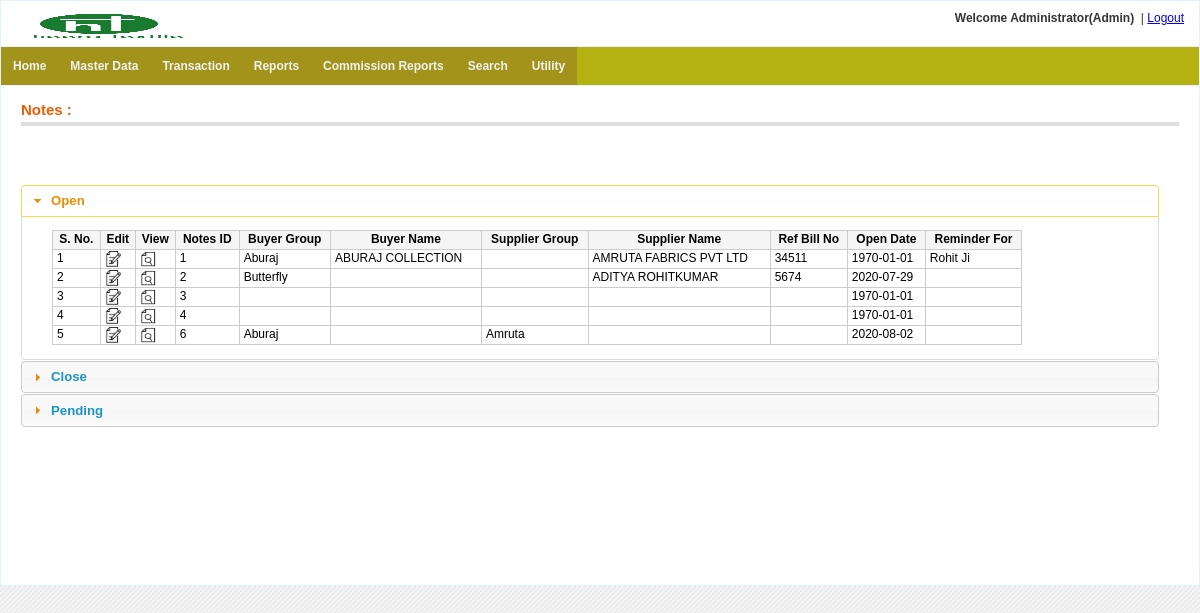
Screenshot of /notes/index.php (signed in) with the database file from the repository.
### tables this page shows
CREATE TABLE `menu` (
  `menu_id` int(11) NOT NULL auto_increment,
  `menu_name` varchar(255) NOT NULL,
  `parent_id` int(11) NOT NULL default '0' COMMENT '0 if menu is root level or menuid if this is child on any menu',
  `link` varchar(255) NOT NULL,
  `status` enum('0','1') NOT NULL default '1' COMMENT '0 for disabled menu or 1 for enabled menu',
  `user_role` varchar(20) NOT NULL default '',
  PRIMARY KEY  (`menu_id`)
);

CREATE TABLE `notes_main` (
  `notes_main_id` bigint(20) NOT NULL auto_increment,
  `notes_open_date` date NOT NULL default '1970-01-01',
  `notes_open_till` date NOT NULL default '2030-01-01',
  `notes_close_date` date NOT NULL default '2030-01-01',
  `reminder_for` varchar(20) NOT NULL default '',
  `supplier_group` int(10) NOT NULL default '0',
  `buyer_group` int(10) NOT NULL default '0',
  `supplier_code` int(10) NOT NULL default '0',
  `buyer_code` int(10) NOT NULL default '0',
  `ref_bill_number` varchar(10) NOT NULL default '',
  `status` varchar(10) NOT NULL default '',
  `delete_tag` varchar(10) default 'FALSE',
  `create_user` varchar(20) NOT NULL default '',
  `create_date` datetime NOT NULL default '1970-01-01 00:00:00',
  `last_update_user` varchar(20) NOT NULL default '',
  `last_update_date` datetime NOT NULL default '1970-01-01 00:00:00',
  `delete_user` varchar(20) NOT NULL default '',
  `delete_date` datetime NOT NULL default '1970-01-01 00:00:00',
  PRIMARY KEY  (`notes_main_id`)
);

### includes/settings.php (called while the page is built, shortened)
<?php
$host=$_SERVER["HTTP_HOST"];
if(false) {
		$web_path="http://malwainfotech.com/Textile/";
	}
 else {
	$web_path="http://$host/HTextile/";
}
?>

### notes/index.php (the view, shortened to what this page needs)
<?php include("../includes/check_session.php");
?>
<?php
$con=get_connection();
$sql="select * from txt_company where delete_tag='FALSE' order by company_id ASC";
$result=mysqli_query($con,$sql);
$company_array=array("Value"=>"Key");
while($rs=mysqli_fetch_array($result))
{
  $com_array=array($rs['firm_name']=>$rs['company_id']);
  $company_array=array_merge($company_array,$com_array);
}
$sql="select * from txt_group_master  order by group_id ASC";
$result=mysqli_query($con,$sql);
$group_array=array("Value"=>"Key");
while($rs=mysqli_fetch_array($result))
{
  $grp_array=array($rs['group_name']=>$rs['group_id']);
  $group_array=array_merge($group_array,$grp_array);
}
?>
<!DOCTYPE html PUBLIC "-//W3C//DTD XHTML 1.0 Transitional//EN" "http://www.w3.org/TR/xhtml1/DTD/xhtml1-transitional.dtd">
<html xmlns="http://www.w3.org/1999/xhtml">
<head>
<link href="<?php echo $web_path; ?>css/style.css" rel="stylesheet" type="text/css" />
	<link type="text/css" href="<?php echo $web_path; ?>jqry/css/ui-lightness/jquery-ui-1.8.2.custom.css" rel="stylesheet" />
</head>
<body>
<table width="100%" border="5" align="center" style="border:1px solid #e5f1f8;background-color:#FFFFFF">
  <tr>
    <td><?php include("../includes/header.php"); ?></td>
  </tr>
  <tr>
    <td><?php include("../includes/menu.php"); ?></td>
  </tr>
  <tr>
    <td height="326" valign="top">
    <table width="100%" align="center" cellpadding="0" cellspacing="0" border="0">
                        <tr>
                            <td valign="top">
 <div class="content_padding">
    <div class="content-header">
            <table width="100%"><tr><td><h3>Notes :</h3></td>
            </tr>
            </table>
            </div>
            </div>
                          </td>
        </tr>
        <tr><td  >
            <div id="accordion" style="background:none;  width:95%; display:inline-block; padding:20px;">
				   <?php
						$arr=array('Open','Close','Pending');
					$arr_length=count($arr);
					for ($a=0;$a<$arr_length;$a++) {
				?>
              		<div>
						<h3><a href="#"><?php echo $arr[$a]; ?></a></h3>
            	    	<div style="background:none; color:#000000">
        <table width="90%" align="center" class="tbl_border">
		<tr>
		<th>S. No.</th>
    <th>Edit</th>
    <th>View</th>
    <th>Notes ID</th>
		<th>Buyer Group</th>
        <th>Buyer Name</th>
        <th>Supplier Group</th>
        <th>Supplier Name</th>
        <th>Ref Bill No</th>
        <th>Open Date</th>
		<th>Reminder For</th>
    </tr>
    <?php
    $sql="select * from notes_main where delete_tag='FALSE' AND status='".$arr[$a]."' order by notes_main_id ASC";
    $result=mysqli_query($con,$sql);
    $count=0;
    while($rs=mysqli_fetch_array($result))
    {
      $notes_main_id=$rs['notes_main_id'];
      echo "<tr>";
      echo "<td>".++$count."</td>";
      echo "<td><a href='edit_notes.php?notes_main_id=$notes_main_id'><img src='../images/noun_project_edit_1.png' height='16' width='16' border='0' title='Edit' /></a></td>";
      echo "<td><a href='view_notes.php?notes_main_id=$notes_main_id'><img src='../images/noun_project_preview_1.png' height='16' width='16' border='0' title='View' /></a></td>";
      echo "<td>".$notes_main_id."</td>";
      echo "<td>".array_search($rs['buyer_group'],$group_array)."</td>";
      echo "<td>".array_search($rs['buyer_code'],$company_array)."</td>";
      echo "<td>".array_search($rs['supplier_group'],$group_array)."</td>";
      echo "<td>".array_search($rs['supplier_code'],$company_array)."</td>";
      echo "<td>".$rs['ref_bill_number']."</td>";
      echo "<td>".$rs['notes_open_date']."</td>";
      echo "<td>".$rs['reminder_for']."</td>";
      echo "</tr>";
      }
    ?>
        </table>
    </div>
    </div>
 <?php } ?>
 </div>
 <table width="100%" border="0" cellspacing="0" cellpadding="0">
                <tr>
                  <td width="518" height="138" valign="top">
                   </td>
                  </tr>
              </table>
        </td></tr>
    </table>
    </td>
  </tr>
</table>
</body>
</html>

### includes/menu.php
<?php
$con=get_connection();
?>
<?php
function get_menu_tree($parent_id,$web_path)
{
  global $con;
  $role_id="";
  if(isset($_SESSION['ROLEID'])){
    $role_id=$_SESSION['ROLEID'];
  }
  $menu = "";
    $sqlquery = " SELECT * FROM menu where status='1' and parent_id='$parent_id' and user_role='$role_id' ";
	$res=mysqli_query($con,$sqlquery);
    while($row=mysqli_fetch_array($res,MYSQLI_ASSOC))
	{
           $menu .="<li><a href='".$web_path.$row['link']."?menu_id=".$row['menu_id']."'>".$row['menu_name']."</a>";
		   $menu .= "<ul>".get_menu_tree($row['menu_id'],$web_path)."</ul>";
 		   $menu .= "</li>";
    }
    return $menu;
}
?>
<ul class="main-navigation">
<?php echo get_menu_tree(0,$web_path); ?>
</ul>

### Htextile/css/style.css (style rules this page uses)
body { margin-left: 0px; margin-top: 0px; margin-right: 0px; margin-bottom: 0px; font-family: Arial, Verdana, Helvetica, sans-serif; font-size: 12px; color: #333333; background-color: #ffffff; background-color: #D4D3D3; background-color: #E8E8DC; background-image: url(images/bg-body.jpg); }
.tbl_border { border: 1px solid #cccccc; border-collapse: collapse; padding: 1px 4px; margin: 1px; }
.tbl_border td { border: 1px solid #cccccc; border-collapse: collapse; padding: 1px 4px; }
.tbl_border th { border: 1px solid #cccccc; background-color: #F5F5F5; border-collapse: collapse; padding: 1px 4px; margin: 1px; }
table { border-collapse: collapse; }
.tbl_border2 td, th { border: 1px solid #cccccc; border-collapse: collapse; padding: 10px; margin: 1px; }
.content-header { margin-bottom: 18px; border-bottom: 4px solid #dfdfdf; padding-bottom: .25em; margin-top: 10px; }
.content-header h3 { color: #EB5E00; float: left; font-size: 1.25em; line-height: 1.2em; margin: 0.3em 0.5em 0 0; }
.content_padding { padding: 0 20px 20px 20px; }
ul { list-style: none; padding: 0; margin: 0; background: #b4b213; position: relative; z-index: 1; }
ul li { display: block; position: relative; float: left; background: #a2941b; }
ul li a { display: block; padding: 1em; text-decoration: none; white-space: nowrap; color: #f2f2f2; font: bold 12px Arial, sans-serif; }
ul:before, ul:after { content: " "; display: table; }
ul:after { clear: both; }

### notes/index.php (style rules this page uses)
* { margin:0; padding:0; }
table,th,td { border-collapse:collapse; font-size:12px; }

### rows the page displays
menu: menu_name "Home"
menu: menu_name "Master Data"
menu: menu_name "Transaction"
menu: menu_name "Reports"
menu: menu_name "Commission Reports"
menu: menu_name "Search"
menu: menu_name "Utility"
notes_main: notes_main_id "1", buyer_group "Aburaj", buyer_code "ABURAJ COLLECTION", supplier_code "AMRUTA FABRICS PVT LTD", ref_bill_number "34511", notes_open_date "1970-01-01", reminder_for "Rohit Ji"
notes_main: notes_main_id "2", buyer_group "Butterfly", supplier_code "ADITYA ROHITKUMAR", ref_bill_number "5674", notes_open_date "2020-07-29"
notes_main: notes_main_id "3", notes_open_date "1970-01-01"
notes_main: notes_main_id "4", notes_open_date "1970-01-01"
notes_main: notes_main_id "6", buyer_group "Aburaj", supplier_group "Amruta", notes_open_date "2020-08-02"

### other values shown
$_SESSION['USER_NAME'] "Administrator"
$disp_role_name "Admin"
$arr[$a] "Open"
$arr[$a] "Close"
$arr[$a] "Pending"
